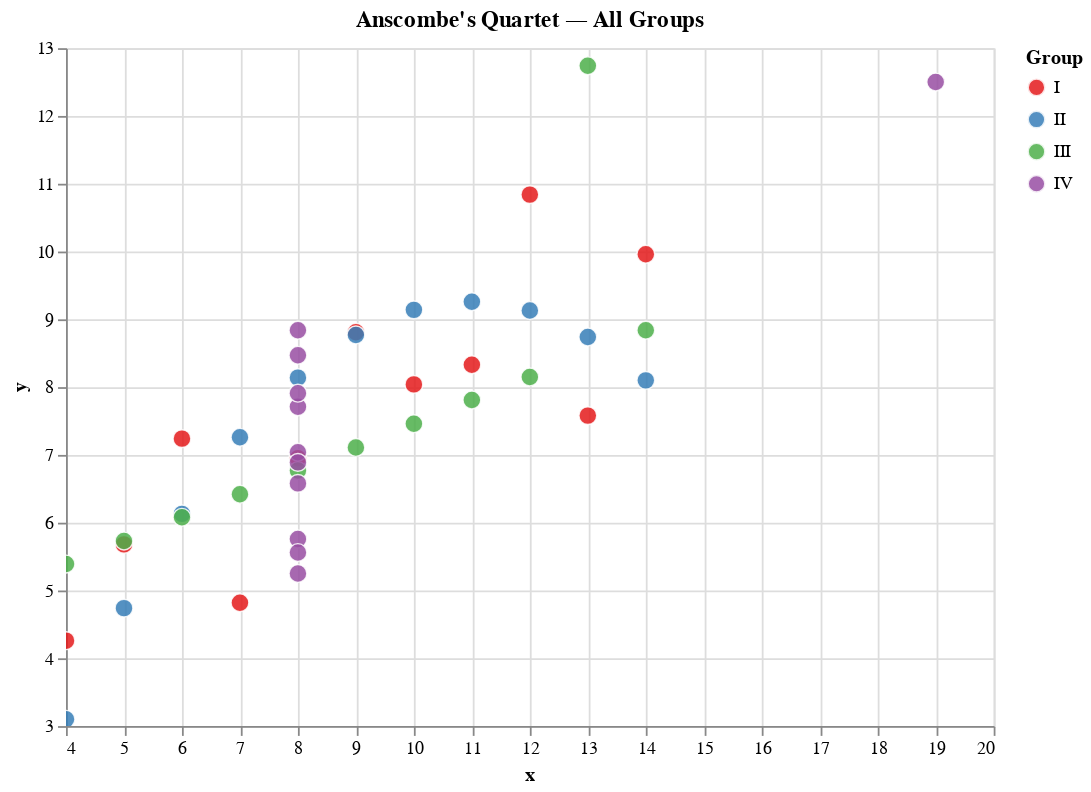

The code cell stored with this chart in its notebook:
### Markdown cell above
## Step 4 — Combined Altair scatter plot (all groups, no regression lines)

**How this Altair chart works:**
- `alt.Chart(df)` creates a chart from the full DataFrame in one go
- `.mark_circle(size=90)` draws filled circles
- `.encode(...)` maps data columns to visual channels:
  - `x` → x-axis
  - `y` → y-axis
  - `color` → group (Altair auto-assigns a qualitative colour palette)
  - `shape` → group (double-encodes group membership for accessibility)
  - `tooltip` → hover details
- `.properties(...)` sets the chart title and dimensions
- `.interactive()` enables pan & zoom in the notebook

### Code cell
chart = (
    alt.Chart(df)
    .mark_circle(size=100, opacity=0.85, stroke='white', strokeWidth=0.8)
    .encode(
        x=alt.X('x:Q', title='x', scale=alt.Scale(zero=False)),
        y=alt.Y('y:Q', title='y', scale=alt.Scale(zero=False)),
        color=alt.Color(
            'dataset:N',
            title='Group',
            scale=alt.Scale(scheme='set1')
        ),
        shape=alt.Shape('dataset:N', title='Group'),
        tooltip=[
            alt.Tooltip('dataset:N', title='Group'),
            alt.Tooltip('x:Q', title='x'),
            alt.Tooltip('y:Q', title='y', format='.2f'),
        ]
    )
    .properties(
        title="Anscombe's Quartet — All Groups",
        width=520,
        height=380
    )
    .interactive()
)

chart

### Figure 1 — Vega-Lite specification as saved in the notebook (floating-point values rounded to 4 significant figures)
{"config": {"view": {"continuousWidth": 300, "continuousHeight": 300}}, "data": {"name": "data-7734b84cc1ba82eb763b89453476b21f"}, "mark": {"type": "circle", "opacity": 0.85, "size": 100, "stroke": "white", "strokeWidth": 0.8}, "encoding": {"color": {"field": "dataset", "scale": {"scheme": "set1"}, "title": "Group", "type": "nominal"}, "shape": {"field": "dataset", "title": "Group", "type": "nominal"}, "tooltip": [{"field": "dataset", "title": "Group", "type": "nominal"}, {"field": "x", "title": "x", "type": "quantitative"}, {"field": "y", "format": ".2f", "title": "y", "type": "quantitative"}], "x": {"field": "x", "scale": {"zero": false}, "title": "x", "type": "quantitative"}, "y": {"field": "y", "scale": {"zero": false}, "title": "y", "type": "quantitative"}}, "height": 380, "params": [{"name": "param_1e9efca18e7a2868", "select": {"type": "interval", "encodings": ["x", "y"]}, "bind": "scales"}], "title": "Anscombe's Quartet — All Groups", "width": 520, "$schema": "https://vega.github.io/schema/vega-lite/v6.1.0.json", "datasets": {"data-7734b84cc1ba82eb763b89453476b21f": [{"dataset": "I", "x": 10, "y": 8.04}, {"dataset": "I", "x": 8, "y": 6.95}, {"dataset": "I", "x": 13, "y": 7.58}, {"dataset": "I", "x": 9, "y": 8.81}, {"dataset": "I", "x": 11, "y": 8.33}, {"dataset": "I", "x": 14, "y": 9.96}, {"dataset": "I", "x": 6, "y": 7.24}, {"dataset": "I", "x": 4, "y": 4.26}, {"dataset": "I", "x": 12, "y": 10.84}, {"dataset": "I", "x": 7, "y": 4.82}, {"dataset": "I", "x": 5, "y": 5.68}, {"dataset": "II", "x": 10, "y": 9.14}, {"dataset": "II", "x": 8, "y": 8.14}, {"dataset": "II", "x": 13, "y": 8.74}, {"dataset": "II", "x": 9, "y": 8.77}, {"dataset": "II", "x": 11, "y": 9.26}, {"dataset": "II", "x": 14, "y": 8.1}, {"dataset": "II", "x": 6, "y": 6.13}, {"dataset": "II", "x": 4, "y": 3.1}, {"dataset": "II", "x": 12, "y": 9.13}, {"dataset": "II", "x": 7, "y": 7.26}, {"dataset": "II", "x": 5, "y": 4.74}, {"dataset": "III", "x": 10, "y": 7.46}, {"dataset": "III", "x": 8, "y": 6.77}, {"dataset": "III", "x": 13, "y": 12.74}, {"dataset": "III", "x": 9, "y": 7.11}, {"dataset": "III", "x": 11, "y": 7.81}, {"dataset": "III", "x": 14, "y": 8.84}, {"dataset": "III", "x": 6, "y": 6.08}, {"dataset": "III", "x": 4, "y": 5.39}, {"dataset": "III", "x": 12, "y": 8.15}, {"dataset": "III", "x": 7, "y": 6.42}, {"dataset": "III", "x": 5, "y": 5.73}, {"dataset": "IV", "x": 8, "y": 6.58}, {"dataset": "IV", "x": 8, "y": 5.76}, {"dataset": "IV", "x": 8, "y": 7.71}, {"dataset": "IV", "x": 8, "y": 8.84}, {"dataset": "IV", "x": 8, "y": 8.47}, {"dataset": "IV", "x": 8, "y": 7.04}, {"dataset": "IV", "x": 8, "y": 5.25}, {"dataset": "IV", "x": 19, "y": 12.5}, {"dataset": "IV", "x": 8, "y": 5.56}, {"dataset": "IV", "x": 8, "y": 7.91}, {"dataset": "IV", "x": 8, "y": 6.89}]}}
